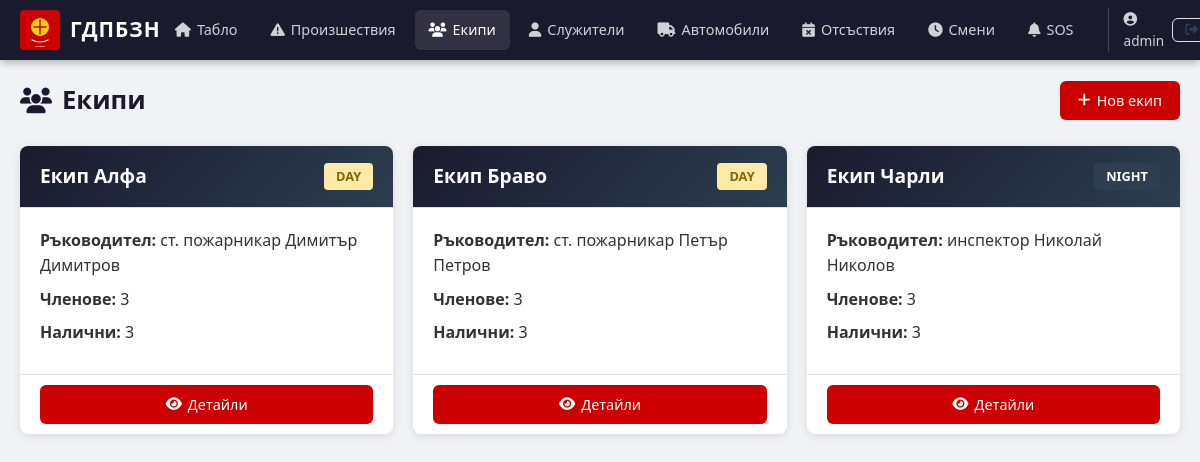
The page /teams (signed in) on the database its author committed.
### fire_system/models.py (models this page shows, shortened)
class User(UserMixin, db.Model):
    __tablename__ = 'users'
    id = db.Column(db.Integer, primary_key=True)
    username = db.Column(db.String(64), unique=True, nullable=False)
    email = db.Column(db.String(120), unique=True, nullable=False)
    password_hash = db.Column(db.String(256), nullable=False)
    role = db.Column(db.String(20), default='user')
    created_at = db.Column(db.DateTime, default=datetime.utcnow)
    employee = db.relationship('Employee', backref='user', uselist=False)

class Team(db.Model):
    __tablename__ = 'teams'
    id = db.Column(db.Integer, primary_key=True)
    name = db.Column(db.String(100), nullable=False)
    shift = db.Column(db.String(20), nullable=False)
    leader_id = db.Column(db.Integer, db.ForeignKey('employees.id'), nullable=True)
    is_active = db.Column(db.Boolean, default=True)
    created_at = db.Column(db.DateTime, default=datetime.utcnow)
    assignments = db.relationship('TeamAssignment', backref='team', lazy=True)
    incidents = db.relationship('Incident', backref='team', lazy=True)
    @property
    def member_count(self):
        return TeamAssignment.query.filter_by(team_id=self.id, is_active=True).count()
    @property
    def available_members(self):
        today = date.today()
        assignments = TeamAssignment.query.filter_by(team_id=self.id, is_active=True).all()
        available = []
        for ass in assignments:
            emp = ass.employee
            if emp.is_active and emp.current_status == 'available':
                available.append(emp)
        return available

class Rank(db.Model):
    __tablename__ = 'ranks'
    id = db.Column(db.Integer, primary_key=True)
    name = db.Column(db.String(100), nullable=False)
    abbreviation = db.Column(db.String(10), nullable=False)
    employees = db.relationship('Employee', backref='rank', lazy=True)

class Employee(db.Model):
    __tablename__ = 'employees'
    id = db.Column(db.Integer, primary_key=True)
    user_id = db.Column(db.Integer, db.ForeignKey('users.id'), nullable=True)
    first_name = db.Column(db.String(100), nullable=False)
    last_name = db.Column(db.String(100), nullable=False)
    rank_id = db.Column(db.Integer, db.ForeignKey('ranks.id'), nullable=True)
    phone = db.Column(db.String(20), nullable=True)
    email = db.Column(db.String(120), nullable=True)
    is_active = db.Column(db.Boolean, default=True)
    photo = db.Column(db.String(255), nullable=True)
    created_at = db.Column(db.DateTime, default=datetime.utcnow)
    team_assignments = db.relationship('TeamAssignment', backref='employee', lazy=True)
    absences = db.relationship('Absence', backref='employee', lazy=True)
    tasks = db.relationship('TaskAssignment', backref='employee', lazy=True)
    team_leader = db.relationship('Team', backref='leader', lazy=True, foreign_keys='Team.leader_id')
    @property
    def full_name(self):
        rank_abbr = f"{self.rank.abbreviation} " if self.rank else ""
        return f"{rank_abbr}{self.first_name} {self.last_name}"
    @property
    def current_status(self):
        active_absence = Absence.query.filter(
            Absence.employee_id == self.id,
            Absence.start_date <= date.today(),
            Absence.end_date >= date.today(),
            Absence.status == 'approved'
        ).first()
        if active_absence:
            return f"in_{active_absence.absence_type}"
        return "available"

### fire_system/app.py (the view)
@app.route('/teams')
@login_required
def team_list():
    teams = Team.query.all()
    return render_template('teams/list.html', teams=teams)

### fire_system/app.py (called while the page is built)
@login_manager.user_loader
def load_user(user_id):
    return User.query.get(int(user_id))

@app.context_processor
def inject_now():
    return {
        'now': datetime.utcnow(),
        'today': date.today(),
        'active_incidents': Incident.query.filter(
            Incident.status.in_(['reported', 'dispatched', 'on_scene', 'in_progress'])
        ).count()
    }

### fire_system/templates/teams/list.html (shortened to what this page needs)
{% extends "base.html" %}
{% block content %}
<div class="page-header">
    <h1><i class="fas fa-users"></i> Екипи</h1>
    {% if current_user.role == 'admin' %}
    <div class="header-actions">
        <a href="{{ url_for('team_create') }}" class="btn btn-primary">
            <i class="fas fa-plus"></i> Нов екип
        </a>
    </div>
    {% endif %}
</div>
<div class="team-grid">
    {% for team in teams %}
    <div class="team-card">
        <div class="team-header">
            <h2>{{ team.name }}</h2>
            <span class="shift-badge shift-{{ team.shift }}">{{ team.shift|upper }}</span>
        </div>
        <div class="team-body">
            <p><strong>Ръководител:</strong> {{ team.leader.full_name if team.leader else '—' }}</p>
            <p><strong>Членове:</strong> {{ team.member_count }}</p>
            <p><strong>Налични:</strong> {{ team.available_members|length }}</p>
        </div>
        <div class="team-footer">
            <a href="{{ url_for('team_detail', id=team.id) }}" class="btn btn-primary btn-block">
                <i class="fas fa-eye"></i> Детайли
            </a>
        </div>
    </div>
    {% endfor %}
</div>
{% endblock %}

### fire_system/templates/base.html (shortened to what this page needs)
<!DOCTYPE html>
<html lang="bg">
<head>
    <link rel="stylesheet" href="{{ url_for('static', filename='css/style.css') }}">
    <link rel="stylesheet" href="https://unpkg.com/leaflet@1.9.4/dist/leaflet.css" />
    <link rel="stylesheet" href="https://cdnjs.cloudflare.com/ajax/libs/font-awesome/6.5.1/css/all.min.css">
</head>
<body>
    {% if current_user.is_authenticated %}
    <nav class="navbar">
        <div class="nav-brand">
            <a href="{{ url_for('dashboard') }}">
                <img src="{{ url_for('static', filename='img/logo.svg') }}" alt="ГДПБЗН" height="40">
                <span class="nav-title">ГДПБЗН</span>
            </a>
        </div>
        <div class="nav-menu">
            <a href="{{ url_for('dashboard') }}" class="nav-link {% if request.endpoint == 'dashboard' %}active{% endif %}">
                <i class="fas fa-home"></i> Табло
            </a>
            <a href="{{ url_for('incident_list') }}" class="nav-link {% if request.endpoint and 'incident' in request.endpoint and request.endpoint != 'incident_create' %}active{% endif %}">
                <i class="fas fa-exclamation-triangle"></i> Произшествия
            </a>
            <a href="{{ url_for('team_list') }}" class="nav-link {% if request.endpoint and 'team' in request.endpoint %}active{% endif %}">
                <i class="fas fa-users"></i> Екипи
            </a>
            <a href="{{ url_for('employee_list') }}" class="nav-link {% if request.endpoint and 'employee' in request.endpoint %}active{% endif %}">
                <i class="fas fa-user"></i> Служители
            </a>
            <a href="{{ url_for('vehicle_list') }}" class="nav-link {% if request.endpoint and 'vehicle' in request.endpoint %}active{% endif %}">
                <i class="fas fa-truck"></i> Автомобили
            </a>
            <a href="{{ url_for('absence_list') }}" class="nav-link {% if request.endpoint and 'absence' in request.endpoint %}active{% endif %}">
                <i class="fas fa-calendar-times"></i> Отсъствия
            </a>
            <a href="{{ url_for('shift_list') }}" class="nav-link {% if request.endpoint and 'shift' in request.endpoint %}active{% endif %}">
                <i class="fas fa-clock"></i> Смени
            </a>
            <a href="{{ url_for('sos_list') }}" class="nav-link sos-link {% if request.endpoint and 'sos' in request.endpoint %}active{% endif %}">
                <i class="fas fa-bell"></i> SOS
            </a>
            <div class="nav-user">
                <span class="user-name"><i class="fas fa-user-circle"></i> {{ current_user.username }}</span>
                <a href="{{ url_for('logout') }}" class="btn btn-sm btn-outline"><i class="fas fa-sign-out-alt"></i></a>
            </div>
        </div>
    </nav>
    {% endif %}
    <main class="container">
        {% block content %}{% endblock %}
    </main>
</body>
</html>

### fire_system/static/css/style.css (style rules this page uses)
:root { --primary: #cc0000; --primary-dark: #990000; --primary-light: #ff3333; --secondary: #2c3e50; --secondary-light: #34495e; --success: #27ae60; --warning: #f39c12; --danger: #e74c3c; --info: #2980b9; --dark: #1a1a2e; --light: #f8f9fa; --gray: #6c757d; --border: #dee2e6; --shadow: 0 2px 10px rgba(0,0,0,0.1); --radius: 8px; --transition: all 0.3s ease; }
* { margin: 0; padding: 0; box-sizing: border-box; }
body { font-family: 'Segoe UI', system-ui, -apple-system, sans-serif; background: #f0f2f5; color: #333; line-height: 1.6; }
.container { max-width: 1400px; margin: 0 auto; padding: 20px; }
.navbar { background: var(--dark); color: white; padding: 0 20px; display: flex; align-items: center; justify-content: space-between; height: 60px; position: sticky; top: 0; z-index: 1000; box-shadow: 0 2px 8px rgba(0,0,0,0.3); }
.nav-brand a { display: flex; align-items: center; gap: 10px; color: white; text-decoration: none; }
.nav-title { font-size: 1.3rem; font-weight: 700; letter-spacing: 1px; }
.nav-menu { display: flex; align-items: center; gap: 5px; }
.nav-link { color: rgba(255,255,255,0.8); text-decoration: none; padding: 8px 14px; border-radius: 6px; font-size: 0.9rem; transition: var(--transition); display: flex; align-items: center; gap: 6px; }
.nav-link:hover, .nav-link.active { background: rgba(255,255,255,0.1); color: white; }
.sos-link { animation: sosPulse 2s infinite; }
.nav-user { display: flex; align-items: center; gap: 8px; margin-left: 15px; padding-left: 15px; border-left: 1px solid rgba(255,255,255,0.2); }
.user-name { font-size: 0.85rem; color: rgba(255,255,255,0.8); }
.page-header { display: flex; align-items: center; justify-content: space-between; margin-bottom: 25px; flex-wrap: wrap; gap: 10px; }
.page-header h1 { font-size: 1.6rem; font-weight: 700; color: var(--dark); display: flex; align-items: center; gap: 10px; }
.header-actions { display: flex; gap: 8px; flex-wrap: wrap; }
.btn { display: inline-flex; align-items: center; gap: 6px; padding: 8px 18px; border: none; border-radius: 6px; font-size: 0.9rem; font-weight: 500; cursor: pointer; text-decoration: none; transition: var(--transition); }
.btn-sm { padding: 5px 12px; font-size: 0.8rem; }
.btn-block { width: 100%; justify-content: center; }
.btn-primary { background: var(--primary); color: white; }
.btn-outline { background: transparent; color: var(--secondary); border: 1px solid var(--border); }
.shift-badge { display: inline-block; padding: 3px 12px; border-radius: 4px; font-size: 0.8rem; font-weight: 700; }
.shift-day { background: #ffeaa7; color: #856404; }
.shift-night { background: #2c3e50; color: white; }
.team-grid { display: grid; grid-template-columns: repeat(auto-fill, minmax(300px, 1fr)); gap: 20px; }
.team-card { background: white; border-radius: var(--radius); box-shadow: var(--shadow); overflow: hidden; }
.team-header { padding: 15px 20px; border-bottom: 1px solid var(--border); display: flex; align-items: center; justify-content: space-between; background: linear-gradient(135deg, var(--dark), var(--secondary)); color: white; }
.team-header h2 { font-size: 1.2rem; }
.team-body { padding: 20px; }
.team-body p { margin-bottom: 8px; }
.team-footer { padding: 10px 20px; border-top: 1px solid var(--border); }

### rows shown on the page
User: username "admin"
Team: name "Екип Алфа", shift "DAY", leader "ст. пожарникар Димитър Димитров", member_count "3", available_members|length "3"
Team: name "Екип Браво", shift "DAY", leader "ст. пожарникар Петър Петров", member_count "3", available_members|length "3"
Team: name "Екип Чарли", shift "NIGHT", leader "инспектор Николай Николов", member_count "3", available_members|length "3"
